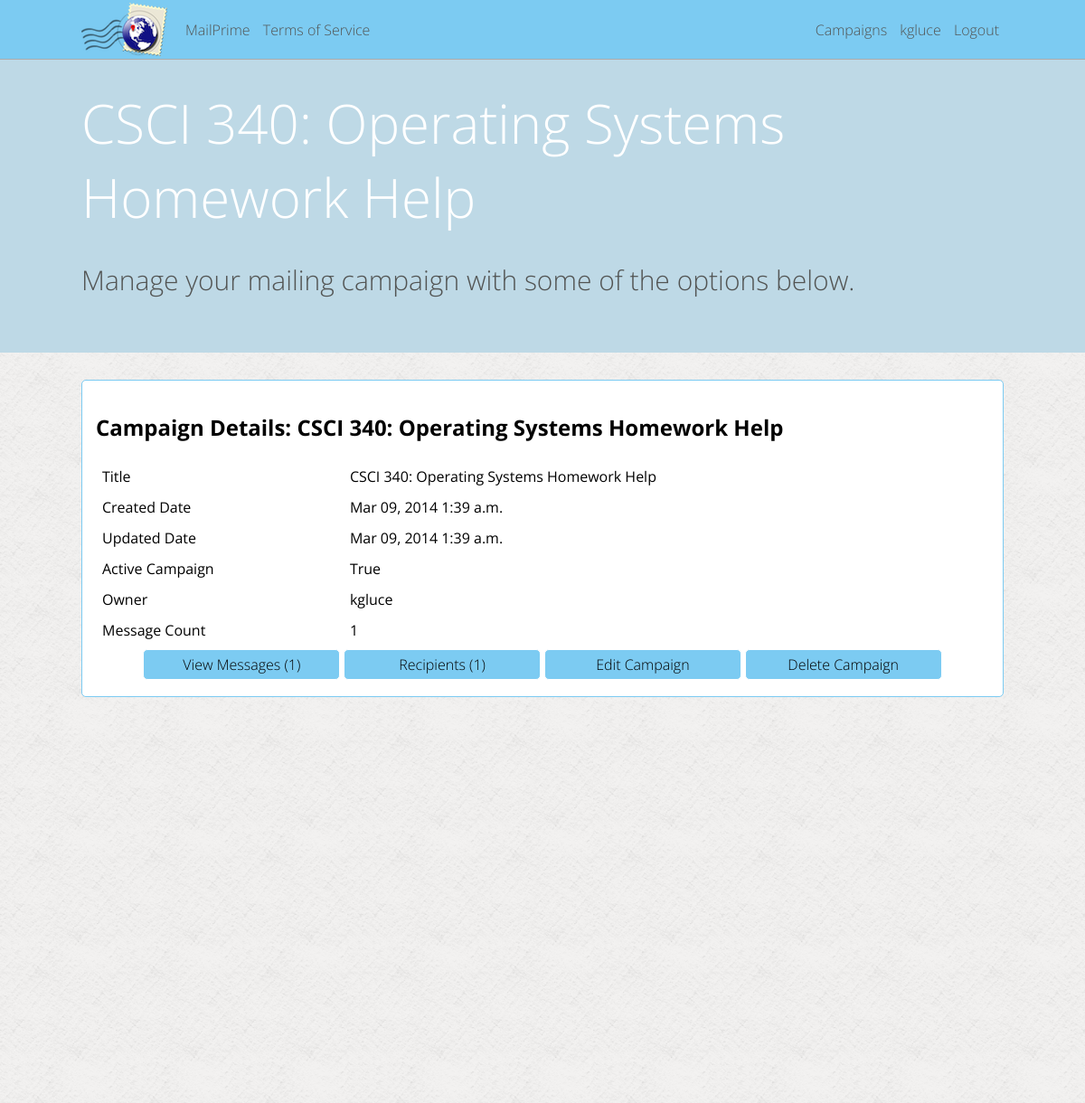
Screenshot of /kgluce/campaign-1 (signed in) with the database file from the repository.
### mailer/models.py (models this page shows, shortened)
class Campaign(models.Model):
	title = models.CharField(max_length=200)
	about = models.TextField()
	created_date = models.DateTimeField(auto_now_add=True, blank=True)
	updated_date = models.DateTimeField(auto_now=True)
	active = models.BooleanField(default=True)
	user = models.ForeignKey(User)

### mailer/campaign_views.py (the view)
# urls.py: url(r'^(\w+)/campaign-(\d+)$', campaign_views.user_campaign, name='user_campaign'),
def user_campaign(request, param_username, param_campaign_pk):
	page_vars = {"page_title": 'Campaign View'}
	if current_user(request) and request.user.username == param_username:
		try:
			user_campaign = Campaign.objects.get(pk = param_campaign_pk)
		except Campaign.DoesNotExist:
			raise Http404
		if user_campaign.user.username != request.user.username:
			raise Http404
		if user_campaign.active == False:
			messages.add_message(request, messages.ERROR, 'Campaign disabled by MailPrime Administrator')
		page_vars['campaign'] = user_campaign
		page_vars['message_count'] = Message.objects.filter(campaign = user_campaign).count()
		page_vars['recipient_count'] = Recipient.objects.filter(campaign = user_campaign).count()
		return render(request, 'campaign/show.html', page_vars)
	else:
		raise Http404

### mailer/lib.py (called while the page is built)
def current_user(request):
	if request.user.is_authenticated():
		return True
	else:
		return False

### mailer/templates/campaign/show.html
{% extends "_base.html" %}
{% block content %}
<div class="solid_bg">
<h1>Campaign Details: {{ campaign.title }}</h1>
<table class="full_width">
	<tr>
		<td>Title</td>
		<td>{{ campaign.title }}</td>
	</tr>
	<tr>
		<td>Created Date</td>
		<td>{{ campaign.created_date|date:"M d, Y" }} {{ campaign.created_date|time:"P" }}</td>
	</tr>
	<tr>
		<td>Updated Date</td>
		<td>{{ campaign.updated_date|date:"M d, Y" }} {{ campaign.updated_date|time:"P" }}</td>
	</tr>
	<tr>
		<td>Active Campaign</td>
		<td>{{ campaign.active }}</td>
	</tr>
	<tr>
		<td>Owner</td>
		<td>{{ campaign.user }}</td>
	</tr>
	<tr>
		<td>Message Count</td>
		<td>{{ message_count }}</td>
	</tr>
</table>
<table class="ninety_center">
	<tr>
		<td><a class="link_button" href="/{{ user.username }}/campaign-{{ campaign.pk }}/messages">View Messages ({{ message_count }})</a></td>
		<td><a class="link_button" href="/{{user.username }}/campaign-{{ campaign.pk }}/recipients">Recipients ({{ recipient_count }})</a></td>
		<td><a class="link_button" href="/{{ user.username }}/campaign-{{ campaign.pk }}/edit">Edit Campaign</a></td>
		<td><a class="link_button" href="/{{ user.username }}/campaign-{{ campaign.pk }}/edit?action=delete">Delete Campaign</a></td>
 	</tr>
</table>
</div>
{% endblock %}
{% block header %}
<h5 id="header_title">{{ campaign.title }}</h5>
<p id="header_desc">Manage your mailing campaign with some of the options below.</p>
{% endblock header %}

### mailer/templates/_base.html (shortened to what this page needs)
{% load staticfiles %}
<!DOCTYPE html>
<html>
<head>
	<link href="{% static 'css/base.css' %}" rel="stylesheet">
	<link rel="stylesheet" href="//ajax.googleapis.com/ajax/libs/jqueryui/1.10.4/themes/smoothness/jquery-ui.css" />
</head>
<body>
	<nav>
		<div class="menu_wrapper">
			<img id="nav_icon" src="{% static 'images/nav_icon.png' %}" height="59px"></img>
			<ul class="nav_left">
				<li><a class="nav_link" href="/">MailPrime</a></li>
				<li><a class="nav_link" href="/tos">Terms of Service</a></li>
			</ul>
			<ul class="nav_right">
				{% if user.is_authenticated %}
				<li><a class="nav_link" href="/{{ user.username }}/campaigns">Campaigns</a></li>
				<li><a class="nav_link" href="/{{ user.username }}/account">{{ user.username }}</a></li>
				<li><a class="nav_link" href="/logout">Logout</a></li>
				{% else %}
				<li><a class="nav_link" href="/login">Login</a></li>
				{% endif %}
			</ul>
		</div>
	</nav>
	<header>
		<div class="content_wrapper">
			{% block header %}{% endblock header %}
		</div>
	</header>
	<section id="main">
		<div class="content_wrapper">
			{% block content %}
			{% endblock %}
		</div>
	</section>
</body>
</html>

### static/css/base.css (style rules this page uses)
html, body { height: 100%; }
html { font-family: 'Open Sans', sans-serif; }
.menu_wrapper { margin: 0 auto; padding: 0; height: 65px; max-width: 1200px; width: 85%; }
nav { position: fixed; width: 100%; height: 65px; left: 0px; top: 0px; background-color: #7ccbf2; outline: 1px outset #ffffff; }
.menu_wrapper { margin: 0 auto; padding: 0; height: 65px; max-width: 1200px; min-width: 590px; width: 85%; }
.nav_left { float: left; list-style: none; height: 100%; margin: 0; padding: 0; }
.nav_left li { font-family: 'Open Sans', sans-serif; font-weight: 300; color: #525453; padding-top: 22px; display: inline-block; padding-right: 5px; padding-left: 5px; height: 43px; }
.nav_left li .nav_link { text-decoration: none; color: #525453; }
#nav_icon { float: left; margin-right: 15px; margin-top: 3px; margin-bottom: 3px; }
.nav_right { float: right; list-style: none; height: 100%; margin: 0; padding: 0; }
.nav_right li { font-family: 'Open Sans', sans-serif; font-weight: 300; color: #525453; padding-top: 22px; display: inline-block; padding-right: 5px; padding-left: 5px; height: 43px; }
.nav_right li .nav_link { text-decoration: none; color: #525453; }
.solid_bg { background-color: #ffffff; padding: 15px; border-radius: 5px; border: 1px solid #ffffff; border: 1px solid #7ccbf2; margin: 0; }
.content_wrapper { margin: 0 auto; max-width: 1200px; width: 85%; padding: 0; height: 100%; }
body { margin: 0; padding: 0; }
header { background-color: #bed9e6; margin: 0; padding: 0; padding-top: 95px; padding-bottom: 30px; width: 100%; }
#header_title { font-family: 'Open Sans', sans-serif; font-weight: 300; color: #ffffff; font-size: 60px; margin: 0; padding: 0; }
#header_desc { font-family: 'Open Sans', sans-serif; font-weight: 300; color: #525453; font-size: 30px; }
section[id="main"] { width: 100%; margin: 0; padding: 0; padding-top: 30px; background-image: url('/static/images/white_pattern.png'); height: 100%; }
.ninety_center { width: 90%; margin: 0 auto; }
.ninety_center td { width: 25%; }
.link_button { display: block; padding: 5px; text-decoration: none; background-color: #7ccbf2; font-family: 'Open Sans', sans-serif; font-weight: 300; color: #000000; border-radius: 5px; border: 1px solid #ffffff; text-align: center; }
table[class='full_width'] { width: 100%; }
table[class='full_width'] td { padding: 5px; }

### rows the page displays
Campaign: title "CSCI 340: Operating Systems Homework Help", created_date "Mar 09, 2014", created_date "1:39 a.m.", updated_date "Mar 09, 2014", updated_date "1:39 a.m.", active "True", user "kgluce"

### other values shown
{{ user.username }} "kgluce"
{{ message_count }} "1"
{{ recipient_count }} "1"
